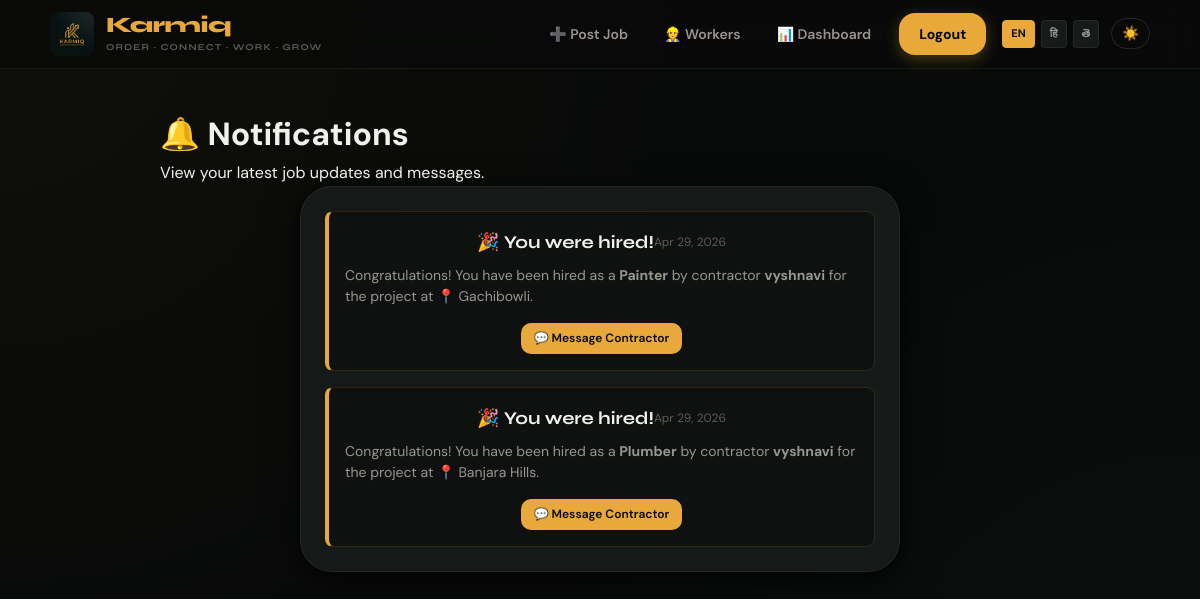
The app's page /notifications/ (signed in) with its own data.
### jobs/models.py (models this page shows, shortened)
class Application(models.Model):
    job = models.ForeignKey(Job, on_delete=models.CASCADE)
    worker = models.ForeignKey(User, on_delete=models.CASCADE)
    status = models.CharField(max_length=20, default="applied")
    rating = models.IntegerField(null=True, blank=True)
    review = models.TextField(blank=True, null=True)
    contractor_rating = models.IntegerField(null=True, blank=True)
    contractor_review = models.TextField(blank=True, null=True)

class Job(models.Model):
    title = models.CharField(max_length=200)
    salary = models.IntegerField()
    location = models.CharField(max_length=200)
    contractor = models.ForeignKey(User, on_delete=models.CASCADE)
    is_urgent = models.BooleanField(default=False)
    is_completed = models.BooleanField(default=False)
    timing = models.CharField(max_length=100, blank=True, null=True)
    job_date = models.DateField(null=True, blank=True)
    created_at = models.DateTimeField(default=timezone.now)
    image = models.ImageField(upload_to='job_images/', null=True, blank=True)
    max_workers = models.IntegerField(default=1)
    latitude = models.FloatField(null=True, blank=True)
    longitude = models.FloatField(null=True, blank=True)

### users/models.py (models this page shows, shortened)
class User(models.Model):
    ROLE_CHOICES = [
        ('worker', 'Worker'),
        ('contractor', 'Contractor'),
    ]
    LANG_CHOICES = [
        ('en', 'English'),
        ('hi', 'Hindi'),
        ('te', 'Telugu'),
        ('ta', 'Tamil'),
    ]
    name = models.CharField(max_length=100)
    password = models.CharField(max_length=100)
    role = models.CharField(max_length=20, choices=ROLE_CHOICES)
    language = models.CharField(max_length=10, choices=LANG_CHOICES)
    location = models.CharField(max_length=200)
    profile_image = models.ImageField(upload_to='profiles/', null=True, blank=True)
    bio = models.TextField(blank=True, null=True)
    wage = models.IntegerField(null=True, blank=True)
    skills = models.CharField(max_length=200, blank=True)

### jobs/views.py (the view)
# urls.py: path('notifications/', views.notifications_view, name='notifications'),
@custom_login_required
def notifications_view(request):
    user_id = request.session.get('user_id')
    user = User.objects.get(id=user_id)
    notifications = []
    if user.role == 'worker':
        notifications = Application.objects.filter(worker=user, status='hired').order_by('-id')
    return render(request, 'notifications.html', {
        'user': user,
        'notifications': notifications
    })

### vrtp/context_processors.py (called while the page is built, shortened)
def language_context(request):
    lang = 'en'  # default
    user_id = request.session.get('user_id')
    if user_id:
        try:
            user = User.objects.get(id=user_id)
            if user.language in ('en', 'hi', 'te'):
                lang = user.language
        except User.DoesNotExist:
            pass
    qs_lang = request.GET.get('lang')
    if qs_lang in ('en', 'hi', 'te'):
        lang = qs_lang
    translations = get_translations(lang)
    nav_hired_count = 0
    return {
        'T': translations,
        'current_lang': lang,
        'nav_hired_count': nav_hired_count,
    }

### vrtp/translations.py (called while the page is built)
def get_translations(language_code):
    return TRANSLATIONS.get(language_code, TRANSLATIONS['en'])

### templates/notifications.html (shortened to what this page needs)
{% extends 'base.html' %}
{% block content %}
<div class="main">
  <div class="ph">
    <h1>🔔 Notifications</h1>
    <p>View your latest job updates and messages.</p>
  </div>
  <div class="form-card" style="max-width: 600px; padding: 24px; display: flex; flex-direction: column; gap: 16px;">
    {% if notifications %}
      {% for app in notifications %}
      <div class="alert alert-success" style="background:var(--bg2); border:1px solid var(--amber-glo); border-left:4px solid var(--amber); padding:16px; border-radius:8px; display:flex; flex-direction:column; gap:8px;">
        <div style="display:flex; justify-content:space-between; align-items:center;">
          <h3 style="font-family:var(--fd); font-size:18px; color:var(--t1); margin:0;">🎉 You were hired!</h3>
          <span style="font-size:12px; color:var(--t3);">{{ app.job.job_date|date:"M d, Y"|default:"Recent" }}</span>
        </div>
        <p style="color:var(--t2); font-size:14px; margin:0; line-height:1.5;">
          Congratulations! You have been hired as a <strong>{{ app.job.title }}</strong> by contractor <strong>{{ app.job.contractor.name }}</strong> for the project at 📍 {{ app.job.location }}.
        </p>
        <div style="display:flex; gap:10px; margin-top:8px;">
          <a href="/chat/{{ app.job.contractor.id }}/" class="btn btn-primary btn-sm">💬 Message Contractor</a>
        </div>
      </div>
      {% endfor %}
    {% endif %}
  </div>
</div>
{% endblock %}

### templates/static/css/style.css (style rules this page uses)
:root { --bg: #080a09; --bg2: #0e1110; --surface: #151917; --surface2: #1e2421; --border: rgba(255, 255, 255, 0.06); --border2: rgba(255, 255, 255, 0.12); --amber: #e8a83a; --amber-d: #c48c2a; --amber-glo: rgba(232, 168, 58, 0.15); --green: #4caf6e; --teal: #3ec1a3; --red: #e05252; --t1: #f2f0eb; --t2: #9a968f; --t3: #5e5b55; --r-sm: 10px; --r-md: 16px; --r-lg: 24px; --r-xl: 32px; --shadow: 0 4px 20px rgba(0, 0, 0, 0.6), 0 12px 40px rgba(0, 0, 0, 0.4); --glass: backdrop-filter: blur(12px) saturate(180%); --fd: 'Syne', sans-serif; --fb: 'DM Sans', sans-serif; --transition: all 0.3s cubic-bezier(0.4, 0, 0.2, 1); }
*, *::before, *::after { box-sizing: border-box; margin: 0; padding: 0 }
html { scroll-behavior: smooth }
body { font-family: var(--fb); background: var(--bg); background-image: radial-gradient(circle at 0% 0%, rgba(232, 168, 58, 0.03) 0%, transparent 50%), radial-gradient(circle at 100% 100%, rgba(76, 175, 110, 0.03) 0%, transparent 50%); color: var(--t1); min-height: 100vh; line-height: 1.6; -webkit-font-smoothing: antialiased; overflow-x: hidden; }
.main { animation: pageFadeIn 0.5s cubic-bezier(0.4, 0, 0.2, 1) forwards; }
.main { animation: fadeIn 0.6s ease-out forwards; }
.main { flex: 1; max-width: 920px; width: 100%; margin: 0 auto; padding: 40px 20px 80px }
.btn { display: inline-flex; align-items: center; justify-content: center; gap: 8px; padding: 12px 24px; border-radius: var(--r-md); font-weight: 700; text-decoration: none; font-size: 14px; transition: var(--transition); cursor: pointer; border: 1px solid transparent; }
.btn-primary { background: var(--amber); color: var(--bg); }
.form-card { background: var(--surface); border: 1px solid var(--border); border-radius: var(--r-xl); padding: 32px; box-shadow: var(--shadow); }
.btn { display: inline-flex; align-items: center; gap: 6px; justify-content: center; font-family: var(--fb); font-size: 13.5px; font-weight: 600; padding: 9px 18px; border-radius: var(--r-sm); border: none; cursor: pointer; text-decoration: none; transition: all .18s; white-space: nowrap }
.btn-primary { background: var(--amber); color: var(--bg) }
.btn-sm { font-size: 12px; padding: 6px 13px }
.form-card { background: var(--surface); border: 1px solid var(--border); border-radius: var(--r-xl); padding: 36px; box-shadow: var(--shadow); max-width: 440px; margin: 0 auto; display: flex; flex-direction: column; gap: 20px }
.alert { border-radius: var(--r-md); padding: 14px 18px; font-size: 14px; display: flex; align-items: center; gap: 10px }
.alert-success { background: rgba(76, 175, 110, .12); border: 1px solid rgba(76, 175, 110, .25); color: var(--green) }

### records on screen
Application: job.job_date "Apr 29, 2026", job "Painter", job.contractor.name "vyshnavi", job.location "Gachibowli"
Application: job.job_date "Apr 29, 2026", job "Plumber", job.contractor.name "vyshnavi", job.location "Banjara Hills"

### other values on screen
{{ T.nav_post_job }} "Post Job"
{{ T.nav_dashboard }} "Dashboard"
{{ T.nav_logout }} "Logout"
